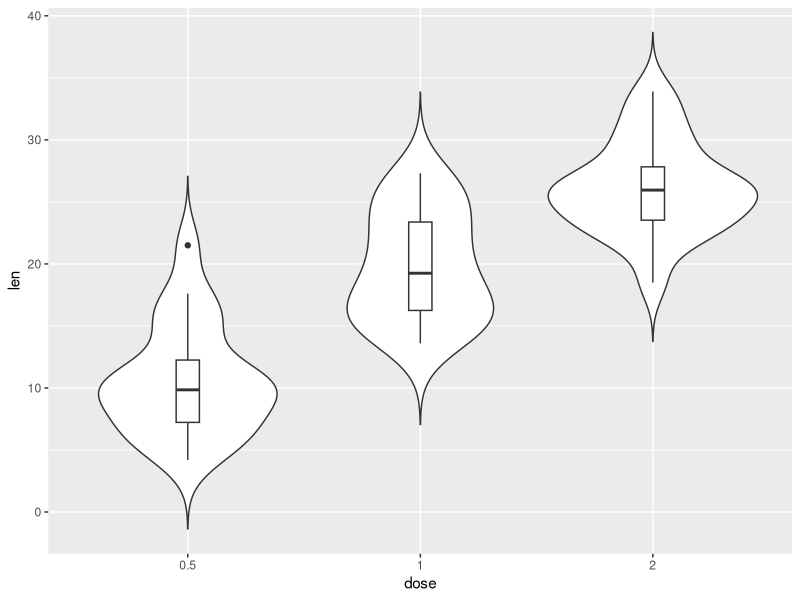
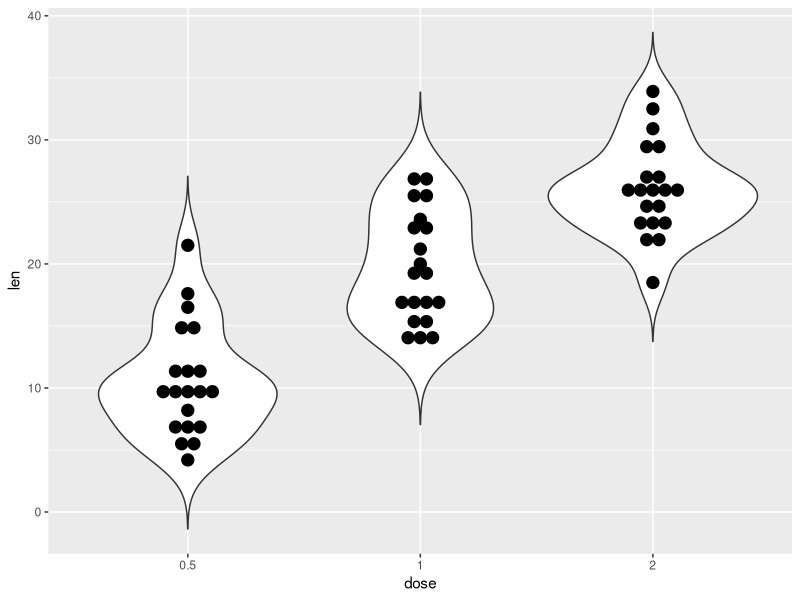
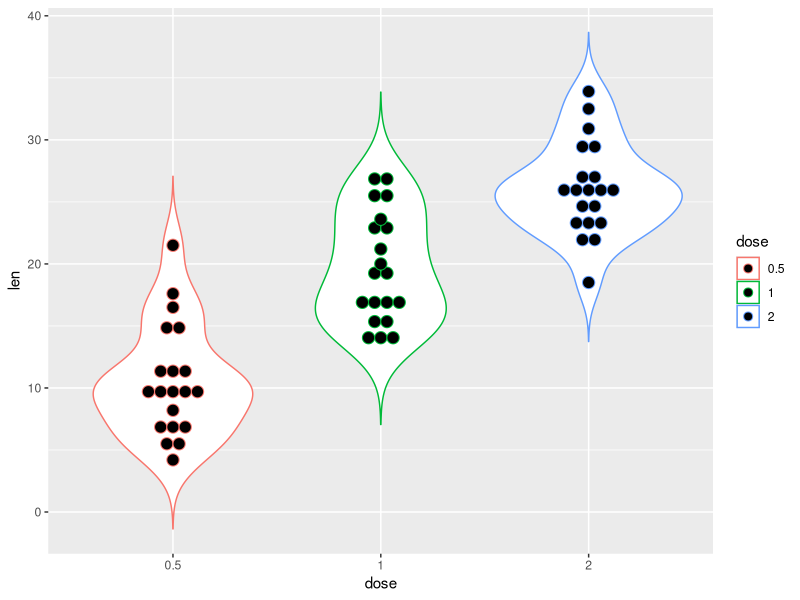
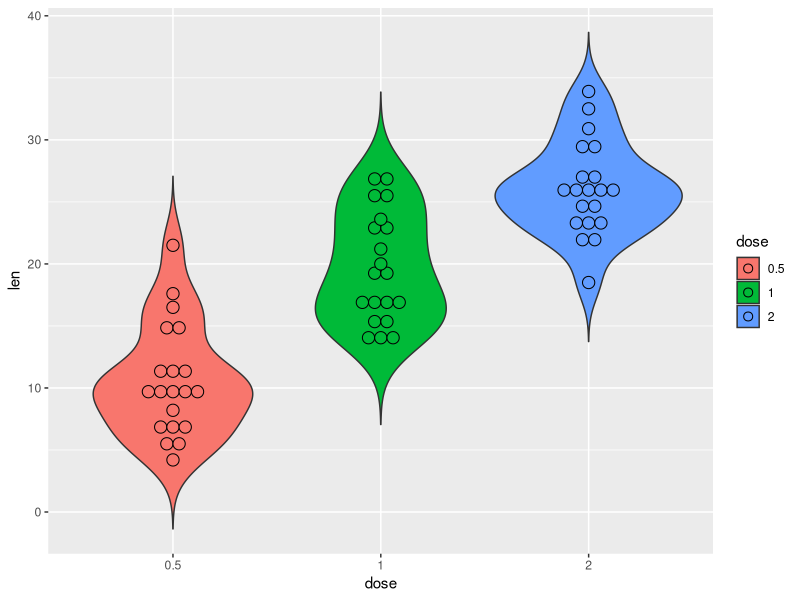
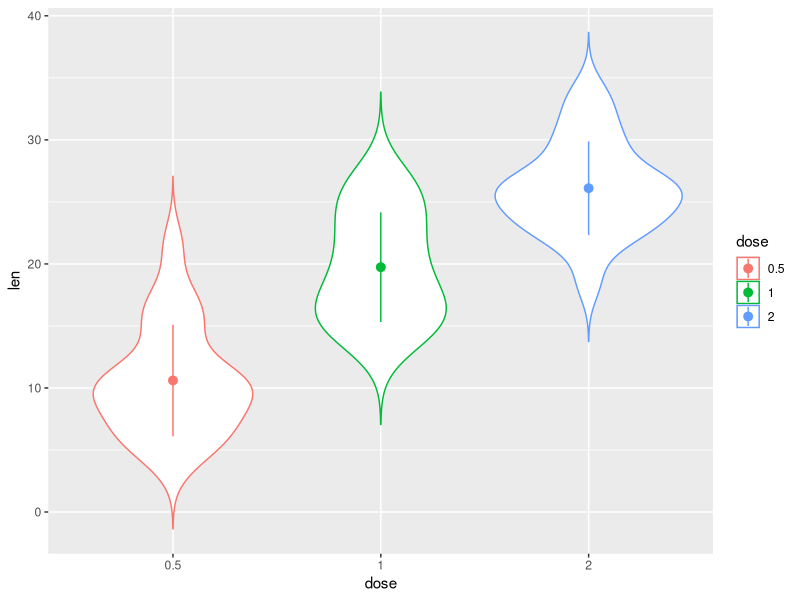
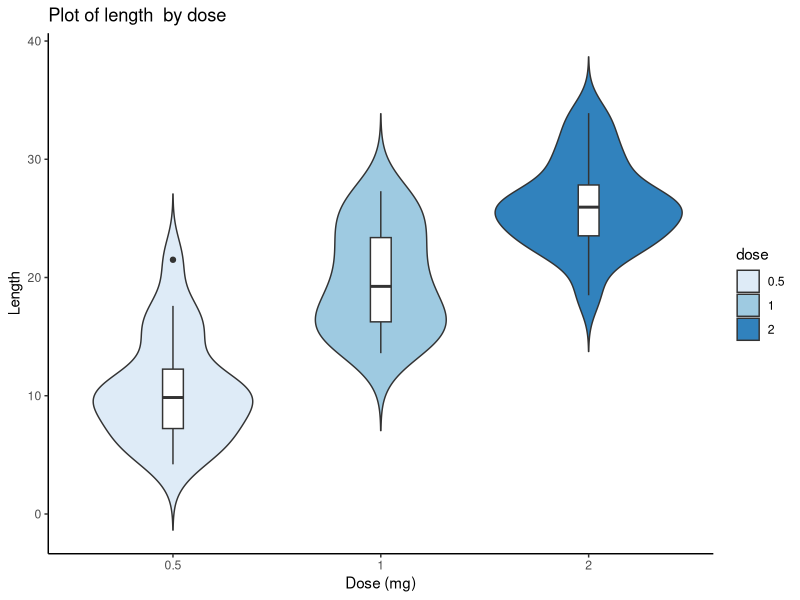
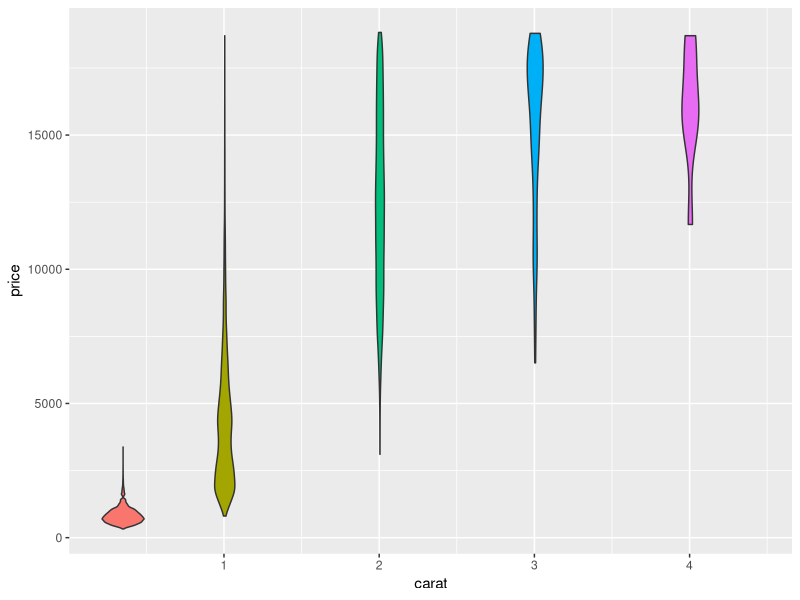
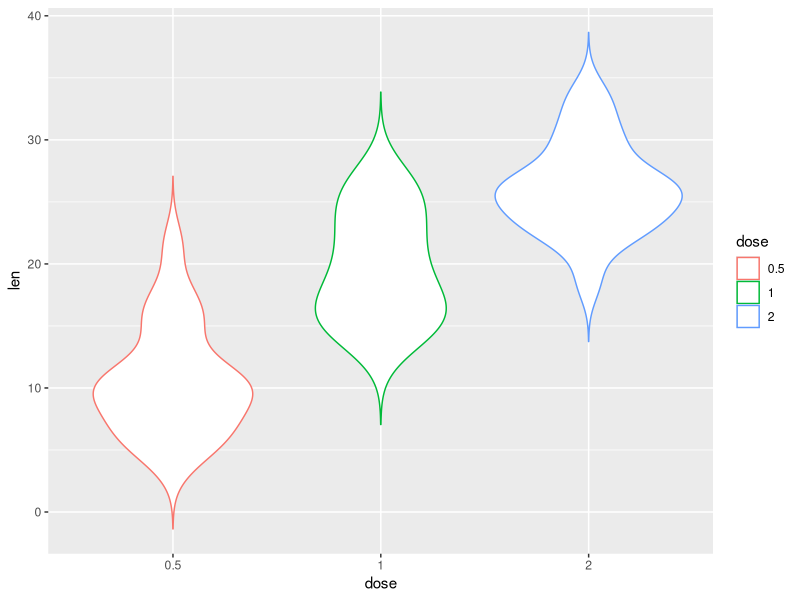

Here is the R script that generated these plots, in order:
##############################################################################
# Violin Plots
# ----------------------------------------------------------------------------
# Source: http://www.sthda.com/english/wiki/ggplot2-violin-plot-quick-start-guide-r-software-and-data-visualization
##############################################################################

#

#install.packages("ggplot2")
library(ggplot2)
options(repr.plot.width=4, repr.plot.height=3)

# Loading and perparing the dataset
ToothGrowth$dose <- as.factor(ToothGrowth$dose)
ToothGrowth

# Creating the first approach to the visualization
p = ggplot(ToothGrowth, aes(x=dose, y=len)) +
  geom_violin(trim=FALSE)
p + geom_boxplot(width=0.1)

# Adding the dotplot
p = ggplot(ToothGrowth, aes(x=dose, y=len)) +
  geom_violin(trim=FALSE)
p + geom_dotplot(binaxis='y', stackdir='center', dotsize=1)

# Changing the color
p = ggplot(ToothGrowth, aes(x=dose, y=len, color=dose)) +
  geom_violin(trim=FALSE)
p + geom_dotplot(binaxis='y', stackdir='center', dotsize=1)

# Testing adding fill color
p = ggplot(ToothGrowth, aes(x=dose, y=len, fill=dose)) +
  geom_violin(trim=FALSE)
p + geom_dotplot(binaxis='y', stackdir='center', dotsize=1)

# Improving the style
p = ggplot(ToothGrowth, aes(x=dose, y=len, color=dose)) +
  geom_violin(trim=FALSE)
data_summary <- function(x) {
   m <- mean(x)
   ymin <- m-sd(x)
   ymax <- m+sd(x)
   return(c(y=m,ymin=ymin,ymax=ymax))
}
p + stat_summary(fun.data=data_summary)
pdf("violinChart.pdf", width = 4, height = 4)
p
dev.off()


dp <- ggplot(ToothGrowth, aes(x=dose, y=len, fill=dose)) +
  geom_violin(trim=FALSE)+
  geom_boxplot(width=0.1, fill="white")+
  labs(title="Plot of length  by dose",x="Dose (mg)", y = "Length")
dp = dp + scale_fill_brewer(palette="Blues") + theme_classic()
dp

pdf("violinChart.pdf", width = 4, height = 4)
dp
dev.off()


###############################################################################
# Violin Chart from box-whisker example
###############################################################################

width=1
dp=ggplot(diamonds, aes(carat, price)) +
  geom_violin(aes(group = cut_width(carat, width), fill=cut_width(carat, width)))
dp + theme(legend.position='none')
